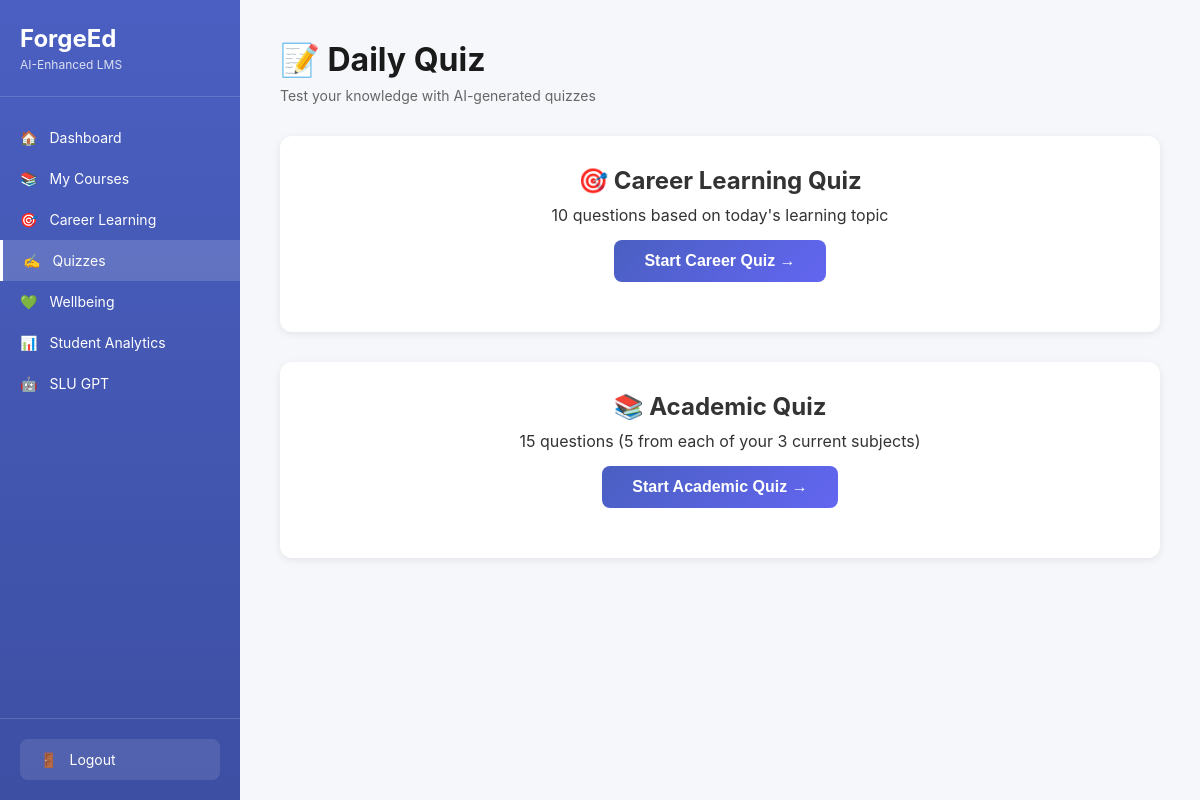
The app's page /quiz (signed in), older data.
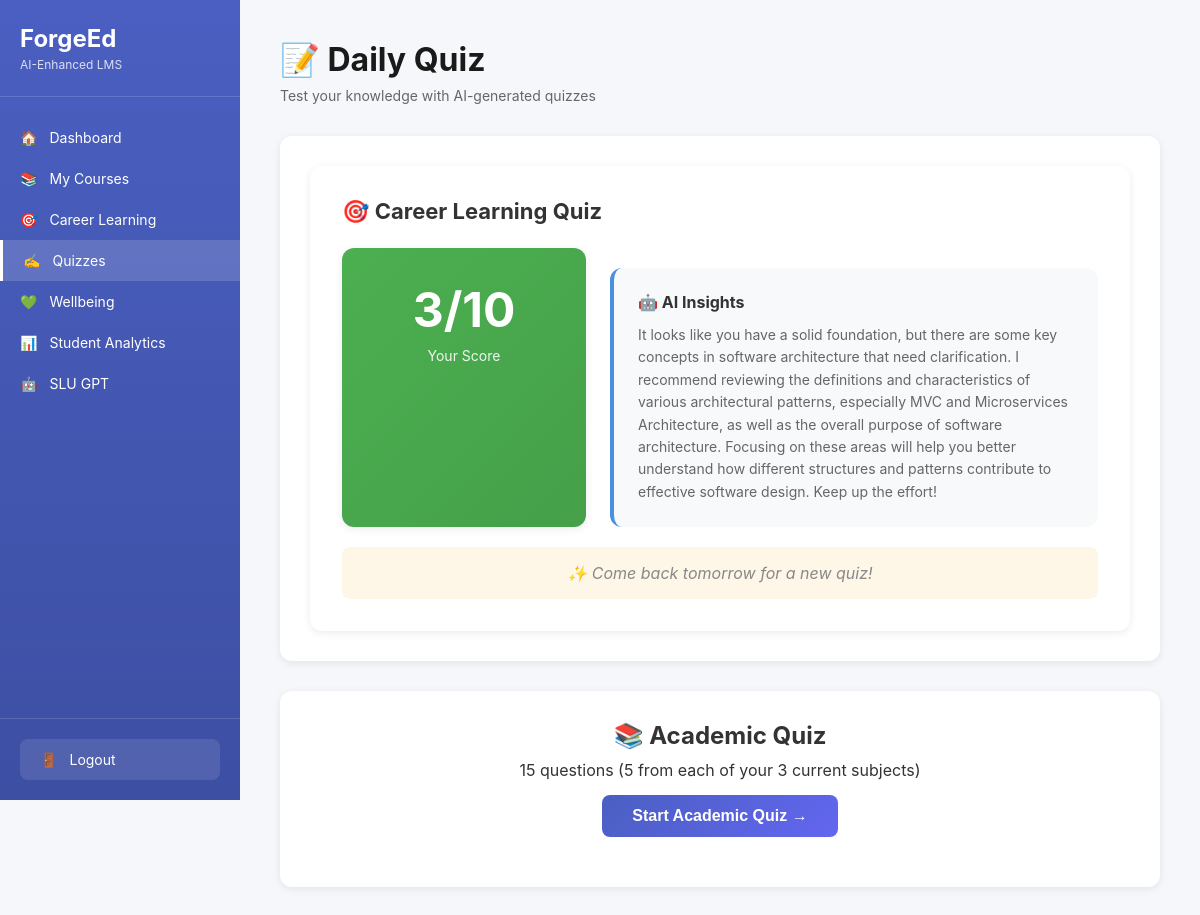
The same page, newer data.
### tables this page shows
CREATE TABLE career_quiz_history (
            id INTEGER PRIMARY KEY AUTOINCREMENT,
            student_id INTEGER NOT NULL,
            quiz_date DATE NOT NULL,
            day_number INTEGER NOT NULL,
            topic TEXT NOT NULL,
            questions TEXT NOT NULL,
            answers TEXT,
            score INTEGER DEFAULT 0,
            total_questions INTEGER DEFAULT 10,
            ai_feedback TEXT,
            completed BOOLEAN DEFAULT 0,
            created_at TIMESTAMP DEFAULT CURRENT_TIMESTAMP,
            FOREIGN KEY (student_id) REFERENCES students (id)
        );

### app.py (the view)
@app.route('/quiz')
def quiz():
    if 'student_id' not in session:
        return redirect(url_for('index'))
    student_id = session['student_id']
    conn = get_db()
    today = datetime.now().strftime('%Y-%m-%d')
    career_quiz_today = conn.execute('''
        SELECT * FROM career_quiz_history
        WHERE student_id = ? AND quiz_date = ? AND completed = 1
        ORDER BY created_at DESC LIMIT 1
    ''', (student_id, today)).fetchone()
    academic_quiz_today = conn.execute('''
        SELECT * FROM academic_quiz_history
        WHERE student_id = ? AND quiz_date = ? AND completed = 1
        ORDER BY created_at DESC LIMIT 1
    ''', (student_id, today)).fetchone()
    conn.close()
    return render_template('quiz.html',
                         career_quiz_today=career_quiz_today,
                         academic_quiz_today=academic_quiz_today)

### database.py (called while the page is built)
def get_db():
    conn = sqlite3.connect('forgeed.db')
    conn.row_factory = sqlite3.Row
    return conn

### templates/quiz.html (shortened to what this page needs)
<!DOCTYPE html>
<html lang="en">
<head>
    <link rel="stylesheet" href="/static/style.css">
</head>
<body>
    <div class="app-container">
        <nav class="sidebar">
            <div class="sidebar-logo">
                <h2>ForgeEd</h2>
                <p>AI-Enhanced LMS</p>
            </div>
            <div class="sidebar-nav">
                <a href="/dashboard" class="nav-item">
                    <span>🏠</span> Dashboard
                </a>
                <a href="/courses" class="nav-item">
                    <span>📚</span> My Courses
                </a>
                <a href="/career-learning" class="nav-item">
                    <span>🎯</span> Career Learning
                </a>
                <a href="/quiz" class="nav-item active">
                    <span>✍️</span> Quizzes
                </a>
                <a href="/wellbeing" class="nav-item">
                    <span>💚</span> Wellbeing
                <a href="/analytics" class="nav-item">
                    <span>📊</span> Student Analytics
                </a>
                </a>
                <a href="/slu-gpt" class="nav-item">
                    <span>🤖</span> SLU GPT
                </a>
            </div>
            <div class="sidebar-footer">
                <a href="/logout" class="logout-btn">
                    <span>🚪</span> Logout
                </a>
            </div>
        </nav>
        <main class="main-content">
            <div class="page-header">
                <h1>📝 Daily Quiz</h1>
                <p>Test your knowledge with AI-generated quizzes</p>
            </div>
            <div class="quiz-sections">
                <div class="quiz-section">
                    {% if career_quiz_today %}
                    <div class="quiz-completed-card">
                        <h2>🎯 Career Learning Quiz</h2>
                        <div class="quiz-result">
                            <div class="score-display">
                                <div class="score-big">{{ career_quiz_today['score'] }}/{{ career_quiz_today['total_questions'] }}</div>
                                <div class="score-label">Your Score</div>
                            </div>
                            <div class="ai-feedback-box">
                                <h4>🤖 AI Insights</h4>
                                <p>{{ career_quiz_today['ai_feedback'] }}</p>
                            </div>
                        </div>
                        <p class="next-quiz-message">✨ Come back tomorrow for a new quiz!</p>
                    </div>
                    {% else %}
                    <div class="quiz-header-card">
                        <h2>🎯 Career Learning Quiz</h2>
                        <p>10 questions based on today's learning topic</p>
                        <button class="start-quiz-btn" onclick="startCareerQuiz()">Start Career Quiz →</button>
                    </div>
                    {% endif %}
                </div>
                <div class="quiz-section">
                    {% if academic_quiz_today %}
                    <div class="quiz-completed-card">
                        <h2>📚 Academic Quiz</h2>
                        <div class="quiz-result">
                            <div class="score-display">
                                <div class="score-big">{{ academic_quiz_today['score'] }}/{{ academic_quiz_today['total_questions'] }}</div>
                                <div class="score-label">Your Score</div>
                            </div>
                            <div class="ai-feedback-box">
                                <h4>🤖 AI Insights</h4>
                                <p>{{ academic_quiz_today['ai_feedback'] }}</p>
                            </div>
                        </div>
                        <p class="next-quiz-message">✨ Come back tomorrow for a new quiz!</p>
                    </div>
                    {% else %}
                    <div class="quiz-header-card">
                        <h2>📚 Academic Quiz</h2>
                        <p>15 questions (5 from each of your 3 current subjects)</p>
                        <button class="start-quiz-btn" onclick="startAcademicQuiz()">Start Academic Quiz →</button>
                    </div>
                    {% endif %}
                </div>
            </div>
        </main>
    </div>
</body>
</html>

### static/style.css (style rules this page uses)
:root { --color-academic: #2196F3; --color-academic-light: rgba(33, 150, 243, 0.08); --color-career: #9b7fd7; --color-career-light: rgba(155, 127, 215, 0.08); --color-wellbeing: #f4a261; --color-wellbeing-light: rgba(244, 162, 97, 0.08); }
* { margin: 0; padding: 0; box-sizing: border-box; }
body { font-family: -apple-system, BlinkMacSystemFont, 'Segoe UI', Roboto, 'Helvetica Neue', Arial, sans-serif; background: #f5f7fa; color: #333; }
.app-container { display: flex; min-height: 100vh; }
.sidebar { width: 240px; background: linear-gradient(180deg, #4a5fc1 0%, #3d4fa3 100%); color: white; display: flex; flex-direction: column; position: fixed; height: 100vh; overflow-y: auto; }
.sidebar-logo { padding: 24px 20px; border-bottom: 1px solid rgba(255, 255, 255, 0.15); }
.sidebar-logo h2 { font-size: 24px; font-weight: 700; }
.sidebar-logo p { font-size: 12px; opacity: 0.8; margin-top: 4px; }
.sidebar-nav { flex: 1; padding: 20px 0; }
.nav-item { display: flex; align-items: center; gap: 12px; padding: 12px 20px; color: white; text-decoration: none; transition: background 0.3s; font-size: 14px; }
.nav-item.active { background: rgba(255, 255, 255, 0.15); border-left: 3px solid white; }
.sidebar-footer { padding: 20px; border-top: 1px solid rgba(255, 255, 255, 0.15); }
.logout-btn { display: flex; align-items: center; gap: 12px; padding: 12px 20px; color: white; text-decoration: none; background: rgba(255, 255, 255, 0.1); border-radius: 8px; font-size: 14px; border: none; cursor: pointer; width: 100%; }
.main-content { flex: 1; margin-left: 240px; padding: 40px; }
.page-header { margin-bottom: 32px; }
.page-header h1 { font-size: 32px; font-weight: 700; color: #1a1a1a; margin-bottom: 8px; }
.page-header p { color: #666; font-size: 14px; }
.score-display { background: white; border-radius: 12px; padding: 48px; text-align: center; box-shadow: 0 2px 8px rgba(0, 0, 0, 0.08); }
.quiz-sections { display: grid; gap: 30px; }
.quiz-section { background: white; padding: 30px; border-radius: 12px; box-shadow: 0 2px 8px rgba(0,0,0,0.08); }
.quiz-header-card { text-align: center; margin-bottom: 20px; }
.quiz-header-card h2 { margin-bottom: 10px; }
.start-quiz-btn { background: linear-gradient(135deg, #4a5fc1 0%, #6366f1 100%); color: white; border: none; padding: 12px 30px; border-radius: 8px; font-size: 16px; font-weight: 600; cursor: pointer; margin-top: 15px; }
.ai-feedback-box { background: #f0f4f8; padding: 20px; border-radius: 8px; margin-top: 20px; text-align: left; }
.quiz-completed-card { background: white; border-radius: 12px; padding: 32px; box-shadow: 0 2px 8px rgba(0, 0, 0, 0.08); }
.quiz-completed-card h2 { font-size: 22px; margin-bottom: 24px; }
.quiz-result { display: grid; grid-template-columns: 1fr 2fr; gap: 24px; margin-bottom: 20px; }
.score-display { background: linear-gradient(135deg, #4CAF50 0%, #45a049 100%); border-radius: 12px; padding: 32px; text-align: center; color: white; }
.score-big { font-size: 48px; font-weight: 700; margin-bottom: 8px; }
.score-label { font-size: 14px; opacity: 0.9; }
.ai-feedback-box { background: #f8f9fa; border-radius: 12px; padding: 24px; border-left: 4px solid #4a90e2; }
.ai-feedback-box h4 { font-size: 16px; margin-bottom: 12px; color: #333; }
.ai-feedback-box p { line-height: 1.6; color: #666; font-size: 14px; }
.next-quiz-message { text-align: center; color: #888; font-style: italic; padding: 16px; background: #fef7e8; border-radius: 8px; margin-top: 16px; }

Row changes from the older to the newer data that the page shows:
added career_quiz_history: score "3", total_questions "10", ai_feedback "It looks like you have a solid foundation, but there are some key concepts in software architecture that need clarification. I recommend reviewing the definitions and characteristics of various architectural patterns, especially MVC and Microservices Architecture, as well as the overall purpose of software architecture. Focusing on these areas will help you better understand how different structures and patterns contribute to effective software design. Keep up the effort!"
Text that changed along with them:
text no longer shown: "10 questions based on today's learning topic Start Career Quiz →"
text now shown: "/ Your Score 🤖 AI Insights ✨ Come back tomorrow for a new quiz!"
